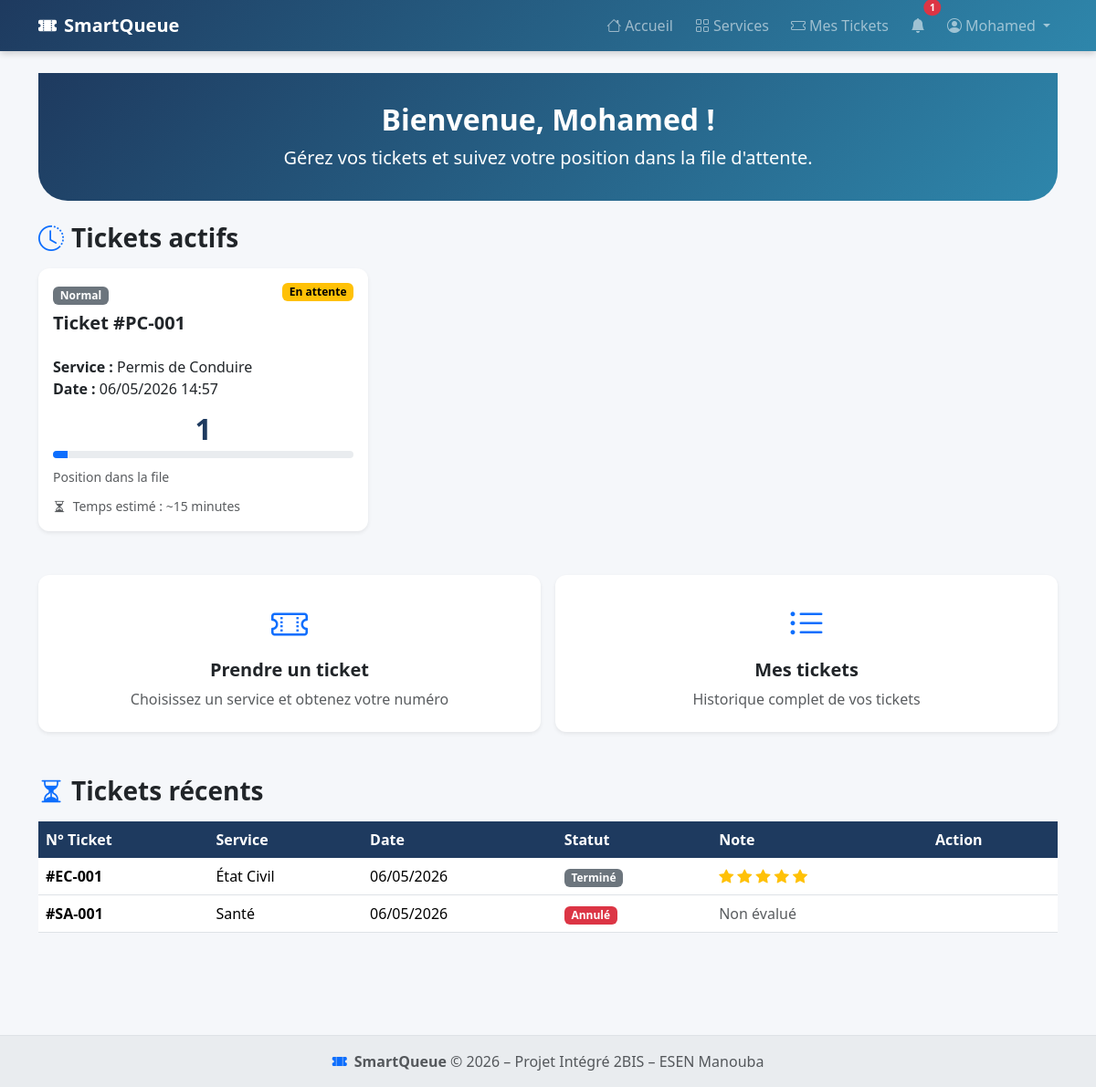
/citoyen/dashboard.php (signed in), run on the app's committed database.
### tables this page shows
CREATE TABLE `tickets` (
  `id`           INT AUTO_INCREMENT PRIMARY KEY,
  `numero`       VARCHAR(20) NOT NULL,
  `citoyen_id`   INT NOT NULL,
  `service_id`   INT NOT NULL,
  `guichet_id`   INT DEFAULT NULL,
  `statut`       ENUM('en_attente','appele','en_service','termine','annule','no_show') NOT NULL DEFAULT 'en_attente',
  `priorite`     ENUM('normal','urgent') NOT NULL DEFAULT 'normal',
  `created_at`   DATETIME DEFAULT CURRENT_TIMESTAMP,
  `appele_at`    DATETIME DEFAULT NULL,
  `termine_at`   DATETIME DEFAULT NULL,
  FOREIGN KEY (`citoyen_id`)  REFERENCES `utilisateurs`(`id`) ON DELETE CASCADE,
  FOREIGN KEY (`service_id`)  REFERENCES `services`(`id`)     ON DELETE CASCADE,
  FOREIGN KEY (`guichet_id`)  REFERENCES `guichets`(`id`)     ON DELETE SET NULL
);

CREATE TABLE `services` (
  `id`           INT AUTO_INCREMENT PRIMARY KEY,
  `nom`          VARCHAR(150) NOT NULL,
  `description`  TEXT,
  `capacite_max` INT NOT NULL DEFAULT 50,
  `duree_moy`    INT NOT NULL DEFAULT 10  COMMENT 'Durée moyenne en minutes',
  `est_actif`    TINYINT(1) NOT NULL DEFAULT 1,
  `created_at`   DATETIME DEFAULT CURRENT_TIMESTAMP
);

CREATE TABLE `evaluations` (
  `id`         INT AUTO_INCREMENT PRIMARY KEY,
  `ticket_id`  INT NOT NULL UNIQUE,
  `note`       TINYINT NOT NULL CHECK (`note` BETWEEN 1 AND 5),
  `commentaire` TEXT,
  `created_at` DATETIME DEFAULT CURRENT_TIMESTAMP,
  FOREIGN KEY (`ticket_id`) REFERENCES `tickets`(`id`) ON DELETE CASCADE
);

### config/session.php (called while the page is built, shortened)
<?php
function currentUser(): array {
    return [
        'id'    => $_SESSION['user_id']    ?? null,
        'nom'   => $_SESSION['user_nom']   ?? '',
        'prenom'=> $_SESSION['user_prenom']?? '',
        'role'  => $_SESSION['user_role']  ?? '',
        'email' => $_SESSION['user_email'] ?? '',
    ];
}
?>

### citoyen/dashboard.php (the view, shortened to what this page needs)
<?php
require_once '../config/session.php';
require_once '../config/connexion.php';
$user = currentUser();
$stmt = $conn->prepare("
    SELECT t.*, s.nom as service_nom, s.duree_moy,
           (SELECT COUNT(*) FROM tickets t2
            WHERE t2.service_id = t.service_id
            AND t2.statut = 'en_attente'
            AND t2.created_at < t.created_at) + 1 as position
    FROM tickets t
    JOIN services s ON t.service_id = s.id
    WHERE t.citoyen_id = ? AND t.statut IN ('en_attente', 'appele', 'en_service')
    ORDER BY t.created_at DESC
");
$stmt->execute([$user['id']]);
$activeTickets = $stmt->fetchAll();
$stmt = $conn->prepare("
    SELECT t.*, s.nom as service_nom, e.note, e.commentaire
    FROM tickets t
    JOIN services s ON t.service_id = s.id
    LEFT JOIN evaluations e ON t.id = e.ticket_id
    WHERE t.citoyen_id = ? AND t.statut IN ('termine', 'annule', 'no_show')
    ORDER BY t.created_at DESC
    LIMIT 10
");
$stmt->execute([$user['id']]);
$completedTickets = $stmt->fetchAll();
?>
<?php include '../layout/header.php'; ?>
<div class="container">
    <div class="sq-hero mb-4" style="padding: 2rem 0;">
        <div class="container text-center">
            <h2 class="fw-bold">Bienvenue, <?= htmlspecialchars($user['prenom']) ?> !</h2>
            <p class="lead mb-0">Gérez vos tickets et suivez votre position dans la file d'attente.</p>
        </div>
    </div>
    <div class="mb-5">
        <h3 class="fw-bold mb-3">
            <i class="bi bi-clock-history text-primary me-2"></i>Tickets actifs
        </h3>
        <?php if (empty($activeTickets)): ?>
            <div class="card bg-light border-0 text-center p-5">
                <i class="bi bi-ticket-slash fs-1 text-muted mb-3"></i>
                <p class="mb-3">Vous n'avez aucun ticket actif.</p>
                <div>
                    <a href="services.php" class="btn btn-primary">
                        <i class="bi bi-ticket-perforated me-2"></i>Prendre un ticket
                    </a>
                </div>
            </div>
        <?php else: ?>
            <div class="row g-3">
                <?php foreach ($activeTickets as $ticket): ?>
                    <div class="col-md-6 col-lg-4">
                        <div class="card h-100 border-0 shadow-sm">
                            <div class="card-body">
                                <div class="d-flex justify-content-between align-items-start mb-3">
                                    <div>
                                        <span class="badge <?= $ticket['priorite'] === 'urgent' ? 'bg-danger' : 'bg-secondary' ?> mb-2">
                                            <?= ucfirst($ticket['priorite']) ?>
                                        </span>
                                        <h5 class="card-title fw-bold">Ticket #<?= htmlspecialchars($ticket['numero']) ?></h5>
                                    </div>
                                    <span class="badge <?= $ticket['statut'] === 'en_attente' ? 'badge-en_attente' : ($ticket['statut'] === 'appele' ? 'badge-appele' : 'badge-en_service') ?>">
                                        <?= $ticket['statut'] === 'en_attente' ? 'En attente' : ($ticket['statut'] === 'appele' ? 'Appelé' : 'En service') ?>
                                    </span>
                                </div>
                                <p class="card-text">
                                    <strong>Service :</strong> <?= htmlspecialchars($ticket['service_nom']) ?><br>
                                    <strong>Date :</strong> <?= date('d/m/Y H:i', strtotime($ticket['created_at'])) ?>
                                </p>
                                <?php if ($ticket['statut'] === 'en_attente'): ?>
                                    <div class="mt-3">
                                        <div class="queue-position text-center mb-2">
                                            <?= $ticket['position'] ?>
                                        </div>
                                        <div class="progress mb-2" style="height: 8px;">
                                            <div class="progress-bar bg-primary" style="width: <?= min(100, ($ticket['position'] / 20) * 100) ?>%"></div>
                                        </div>
                                        <small class="text-muted">Position dans la file</small>
                                    </div>
                                    <?php if ($ticket['duree_moy'] && $ticket['position']): ?>
                                        <div class="mt-2">
                                            <small class="text-muted">
                                                <i class="bi bi-hourglass-split me-1"></i>
                                                Temps estimé : ~<?= $ticket['duree_moy'] * $ticket['position'] ?> minutes
                                            </small>
                                        </div>
                                    <?php endif; ?>
                                <?php endif; ?>
                            </div>
                        </div>
                    </div>
                <?php endforeach; ?>
            </div>
        <?php endif; ?>
    </div>
    <div class="row g-3 mb-5">
        <div class="col-md-6">
            <a href="services.php" class="text-decoration-none">
                <div class="card text-center p-4 h-100 border-0 shadow-sm hover-shadow">
                    <i class="bi bi-ticket-perforated fs-1 text-primary mb-2"></i>
                    <h5 class="fw-bold">Prendre un ticket</h5>
                    <p class="text-muted mb-0">Choisissez un service et obtenez votre numéro</p>
                </div>
            </a>
        </div>
        <div class="col-md-6">
            <a href="mes_tickets.php" class="text-decoration-none">
                <div class="card text-center p-4 h-100 border-0 shadow-sm hover-shadow">
                    <i class="bi bi-list-ul fs-1 text-primary mb-2"></i>
                    <h5 class="fw-bold">Mes tickets</h5>
                    <p class="text-muted mb-0">Historique complet de vos tickets</p>
                </div>
            </a>
        </div>
    </div>
    <?php if (!empty($completedTickets)): ?>
    <div class="mb-4">
        <h3 class="fw-bold mb-3">
            <i class="bi bi-hourglass-split text-primary me-2"></i>Tickets récents
        </h3>
        <div class="table-responsive">
            <table class="table table-hover align-middle">
                <thead>
                    <tr>
                        <th>N° Ticket</th>
                        <th>Service</th>
                        <th>Date</th>
                        <th>Statut</th>
                        <th>Note</th>
                        <th>Action</th>
                    </tr>
                </thead>
                <tbody>
                    <?php foreach ($completedTickets as $ticket): ?>
                        <tr>
                            <td class="fw-bold">#<?= htmlspecialchars($ticket['numero']) ?></td>
                            <td><?= htmlspecialchars($ticket['service_nom']) ?></td>
                            <td><?= date('d/m/Y', strtotime($ticket['created_at'])) ?></td>
                            <td>
                                <span class="badge <?= $ticket['statut'] === 'termine' ? 'badge-termine' : ($ticket['statut'] === 'annule' ? 'badge-annule' : 'badge-no_show') ?>">
                                    <?= $ticket['statut'] === 'termine' ? 'Terminé' : ($ticket['statut'] === 'annule' ? 'Annulé' : 'Absent') ?>
                                </span>
                            </td>
                            <td>
                                <?php if ($ticket['note']): ?>
                                    <?php for ($i = 1; $i <= 5; $i++): ?>
                                        <i class="bi bi-star-fill text-warning <?= $i <= $ticket['note'] ? '' : 'opacity-25' ?>"></i>
                                    <?php endfor; ?>
                                <?php else: ?>
                                    <span class="text-muted">Non évalué</span>
                                <?php endif; ?>
                            </td>
                            <td>
                            </td>
                        </tr>
                    <?php endforeach; ?>
                </tbody>
            </table>
        </div>
    </div>
    <?php endif; ?>
</div>
<?php include '../layout/footer.php'; ?>

### style.css (style rules this page uses)
:root { --sq-primary: #1E3A5F; --sq-accent: #2E86AB; --sq-light: #E8F4F8; --sq-success: #198754; --sq-warning: #ffc107; --sq-danger: #dc3545; --sq-transition: .3s ease; }
body { background-color: #f5f7fa; font-family: 'Segoe UI', system-ui, sans-serif; min-height: 100vh; display: flex; flex-direction: column; }
.card { border: none; box-shadow: 0 2px 8px rgba(0,0,0,.08); border-radius: .75rem; transition: box-shadow var(--sq-transition), transform var(--sq-transition); }
.badge-en_attente { background-color: var(--sq-warning); color: #000; }
.badge-termine { background-color: #6c757d; color: #fff; }
.badge-annule { background-color: var(--sq-danger); color: #fff; }
.sq-hero { background: linear-gradient(135deg, var(--sq-primary) 0%, var(--sq-accent) 100%); color: #fff; padding: 4rem 0; border-radius: 0 0 2rem 2rem; }
.queue-position { font-size: 5rem; font-weight: 900; color: var(--sq-primary); line-height: 1; }
.table thead th { background-color: var(--sq-primary); color: #fff; border: none; }

### citoyen/dashboard.php (style rules this page uses)
.queue-position { font-size: 2rem; font-weight: 800; color: var(--sq-primary); }

### data on the page
tickets: priorite "Normal", numero "PC-001", statut "En attente", service.nom "Permis de Conduire", created_at "06/05/2026 14:57", position "1", min(100, ($ticket['position'] / 20) * 100) 5 (drawn), $ticket['duree_moy']*$ticket['position'] "15"
tickets: numero "EC-001", service.nom "État Civil", created_at "06/05/2026", statut "Terminé"
tickets: numero "SA-001", service.nom "Santé", created_at "06/05/2026", statut "Annulé", shows "Non évalué"

### other printed values
$notifCount "1"
$user['prenom'] "Mohamed"
